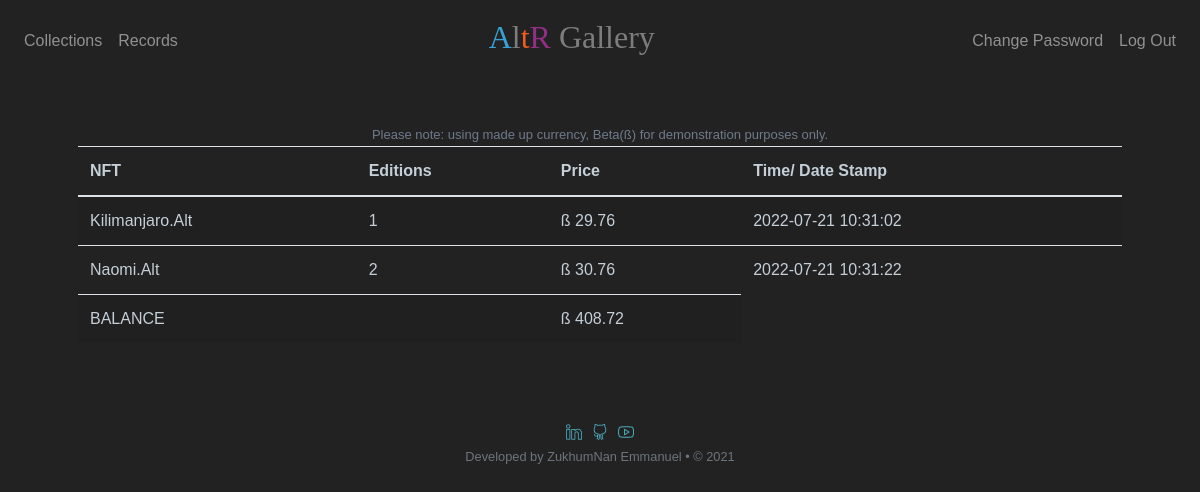
The app's page /records (signed in) with its own data.
### tables this page shows
CREATE TABLE 'purchases' (
    'id' INTEGER PRIMARY KEY AUTOINCREMENT NOT NULL,
    'user_id' INTEGER NOT NULL,
    "NFT" TEXT NOT NULL,
    'price' NUMERIC NOT NULL,
    "edition" INTEGER NOT NULL,
    'transaction' TIMESTAMP DEFAULT CURRENT_TIMESTAMP NOT NULL,
    FOREIGN KEY(user_id) REFERENCES users(id)
);

### app.py (the view)
@app.route("/records")
@login_required
def records():
    rows = db.execute("""SELECT *
                            FROM purchases
                            WHERE user_id = :user_id;""",
                            user_id=session["user_id"])
    portfolio = []
    total_cash = 0
    for row in rows:
        portfolio.append({
            "NFT": row["NFT"],
            "edition": row["edition"],
            "price": usd(row["price"]),
            "transacted": row["transaction"]
        })
    rows = db.execute("SELECT cash FROM users WHERE id=:user_id", user_id=session["user_id"])
    total_cash += rows[0]["cash"]
    return render_template("records.html", purchases=portfolio, cash=usd(rows[0]["cash"]), total=usd(total_cash))

### app.py (called while the page is built)
@app.after_request
def after_request(response):
    response.headers["Cache-Control"] = "no-cache, no-store, must-revalidate"
    response.headers["Expires"] = 0
    response.headers["Pragma"] = "no-cache"
    return response

### helpers.py (called while the page is built)
def login_required(f):
    @wraps(f)
    def decorated_function(*args, **kwargs):
        if session.get("user_id") is None:
            return redirect("/login")
        return f(*args, **kwargs)
    return decorated_function

def usd(value):
    return f"ß {value:,.2f}"

### templates/records.html (shortened to what this page needs)
{% extends "layout.html" %}
{% block main %}
    <table class="table table-striped f_main" style="width:100%">
        <thead style="color: rgb(196, 207, 216);">
            <tr>
              <th>NFT</th>
              <th>Editions</th>
              <th>Price</th>
              <th>Time/ Date Stamp</th>
            </tr>
        </thead>
        <tbody style="color: rgb(196, 207, 216);">
            {% for portfolio in purchases %}
            <tr>
                <td>{{ portfolio.NFT }}</td>
                <td>{{ portfolio.edition }}</td>
                <td>{{ portfolio.price }}</td>
                <td>{{ portfolio.transacted }}</td>
            </tr>
            {% endfor %}
            <tr>
                <td colspan="2">BALANCE</td>
                <td>{{ cash }}</td>
            </tr>
        </tbody>
        <span class="" style="color: rgb(143, 160, 184); font-size: small; font-family: 'Lucida Grande', sans-serif; opacity: 70%;">Please note: using made up currency, Beta(ß) for demonstration purposes only.</span>
    </table>
{% endblock %}

### static/styles.css (style rules this page uses)
.f_main { overflow-x: auto; text-align: left; }
body { font-family: 'Anurati', sans-serif !important; background-color: #222; }
:root { color-scheme: light dark; --background-color: #fff; --secondary-background-color: #f7f7f7; --color-blue: #049EF4; --text-color: #444; --secondary-text-color: #9e9e9e; --font-size: 16px; --line-height: 26px; --border-style: 1px solid #E8E8E8; --header-height: 48px; --panel-width: 300px; --panel-padding: 16px; --icon-size: 20px; }

### records on screen
purchases: NFT "Kilimanjaro.Alt", edition "1", price "ß 29.76", transacted "2022-07-21 10:31:02"
purchases: NFT "Naomi.Alt", edition "2", price "ß 30.76", transacted "2022-07-21 10:31:22"

### other values on screen
{{ cash }} "ß 408.72"
